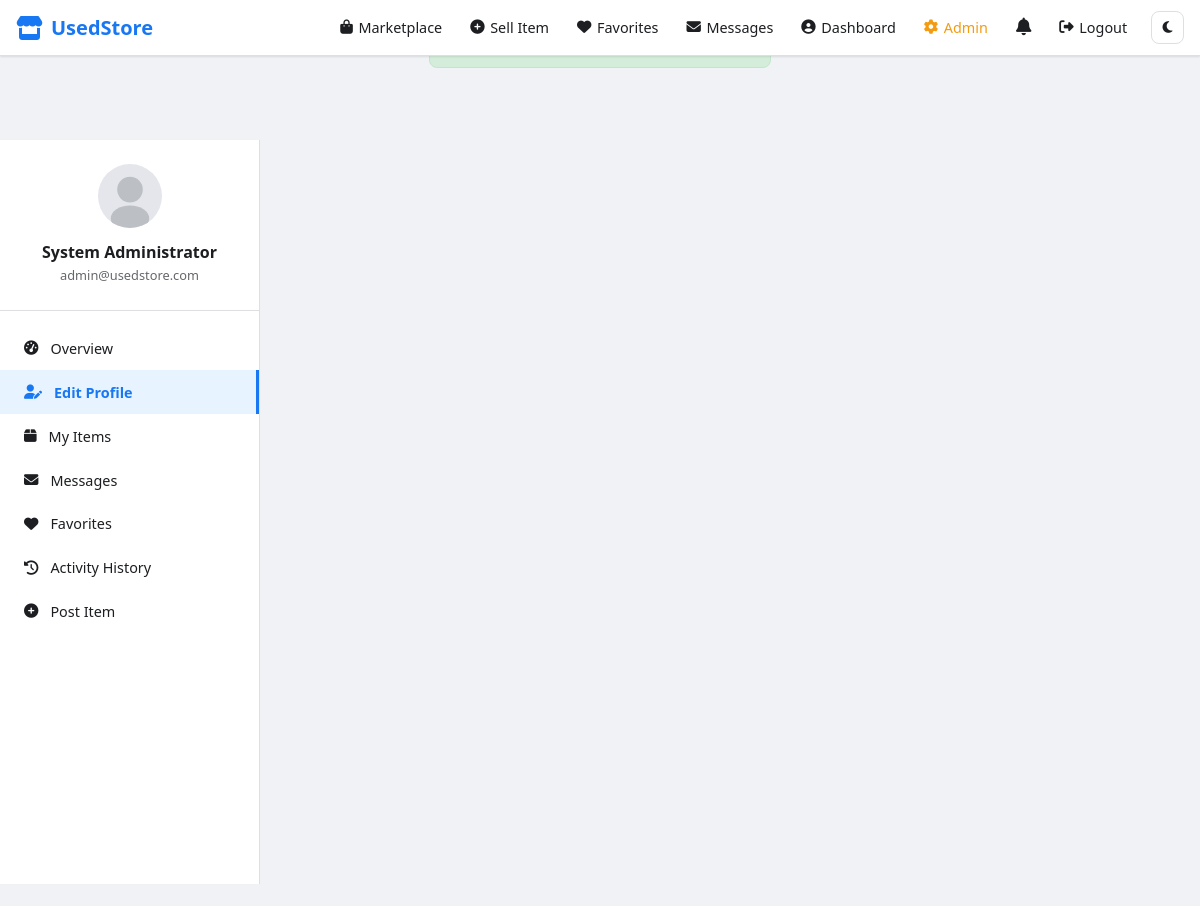
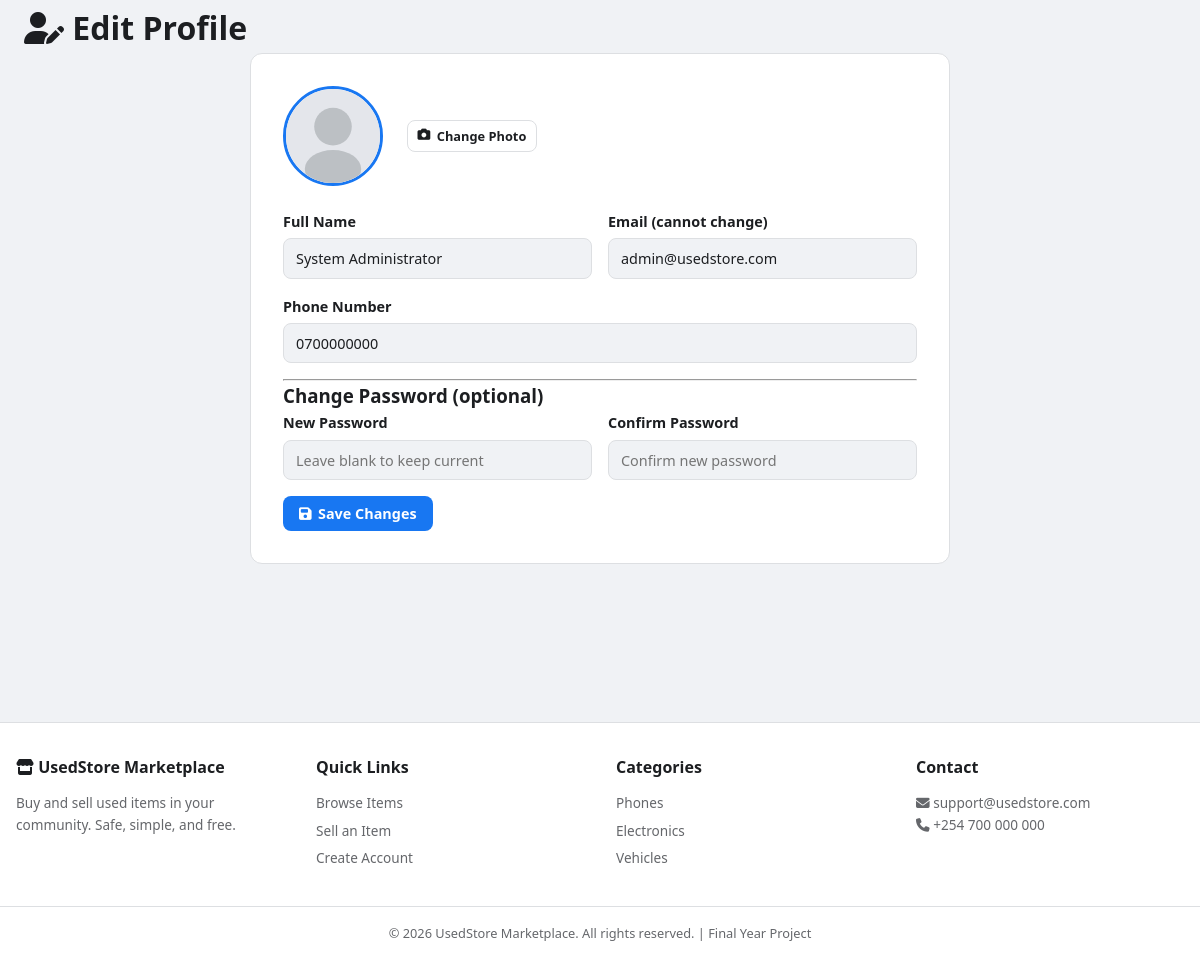
/dashboard/profile.php (signed in), run on the app's committed database (2 pictures, top to bottom).
### tables this page shows
CREATE TABLE users (
    id              INT AUTO_INCREMENT PRIMARY KEY,
    full_name       VARCHAR(100) NOT NULL,
    email           VARCHAR(150) NOT NULL UNIQUE,
    phone           VARCHAR(20) NOT NULL,
    password        VARCHAR(255) NOT NULL,
    profile_picture VARCHAR(255) DEFAULT 'default-avatar.png',
    role            ENUM('user', 'admin') NOT NULL DEFAULT 'user',
    status          ENUM('active', 'blocked') NOT NULL DEFAULT 'active',
    created_at      TIMESTAMP DEFAULT CURRENT_TIMESTAMP,
    updated_at      TIMESTAMP DEFAULT CURRENT_TIMESTAMP ON UPDATE CURRENT_TIMESTAMP
);

### includes/functions.php (called while the page is built, shortened)
<?php
require_once __DIR__ . '/../config/database.php';
function sanitize(string $input): string
{
    return htmlspecialchars(trim($input), ENT_QUOTES, 'UTF-8');
}
function isLoggedIn(): bool
{
    return isset($_SESSION['user_id']);
}
function getCurrentUser(): ?array
{
    global $pdo;
    $stmt = $pdo->prepare('SELECT * FROM users WHERE id = ? AND status = "active"');
    $stmt->execute([$_SESSION['user_id']]);
    return $stmt->fetch() ?: null;
}
function getProfileImage(?string $path): string
{
    return SITE_URL . '/assets/images/default-avatar.svg';
}

### dashboard/profile.php (the view, shortened to what this page needs)
<?php
require_once __DIR__ . '/../includes/functions.php';
$user = getCurrentUser();
require_once __DIR__ . '/../includes/header.php';
require_once __DIR__ . '/sidebar.php';
?>
<div class="dashboard-content">
    <h1><i class="fas fa-user-edit"></i> Edit Profile</h1>
    <div class="form-card">
        <form method="POST" enctype="multipart/form-data" class="profile-form">
            <div class="profile-avatar-section">
                <img src="<?= getProfileImage($user['profile_picture']) ?>" alt="Profile" id="avatarPreview" class="profile-avatar-large">
                <div>
                    <label for="profile_picture" class="btn btn-outline btn-sm">
                        <i class="fas fa-camera"></i> Change Photo
                    </label>
                </div>
            </div>
            <div class="form-row">
                <div class="form-group">
                    <label>Full Name</label>
                    <input type="text" name="full_name" required value="<?= sanitize($user['full_name']) ?>">
                </div>
                <div class="form-group">
                    <label>Email (cannot change)</label>
                    <input type="email" value="<?= sanitize($user['email']) ?>" disabled>
                </div>
            </div>
            <div class="form-group">
                <label>Phone Number</label>
                <input type="tel" name="phone" required value="<?= sanitize($user['phone']) ?>">
            </div>
            <hr>
            <h3>Change Password (optional)</h3>
            <div class="form-row">
                <div class="form-group">
                    <label>New Password</label>
                    <input type="password" name="new_password" minlength="6" placeholder="Leave blank to keep current">
                </div>
                <div class="form-group">
                    <label>Confirm Password</label>
                    <input type="password" name="confirm_password" placeholder="Confirm new password">
                </div>
            </div>
            <button type="submit" class="btn btn-primary">
                <i class="fas fa-save"></i> Save Changes
            </button>
        </form>
    </div>
</div>
</div>
<?php require_once __DIR__ . '/../includes/footer.php'; ?>

### dashboard/sidebar.php
<aside class="dashboard-sidebar">
    <div class="sidebar-user">
        <img src="<?= getProfileImage($user['profile_picture'] ?? 'default-avatar.png') ?>" alt="Profile">
        <h3><?= sanitize($user['full_name'] ?? $_SESSION['user_name']) ?></h3>
        <p><?= sanitize($user['email'] ?? $_SESSION['user_email']) ?></p>
    </div>
    <nav class="sidebar-nav">
        <a href="<?= SITE_URL ?>/dashboard/index.php" class="<?= basename($_SERVER['PHP_SELF']) === 'index.php' ? 'active' : '' ?>">
            <i class="fas fa-tachometer-alt"></i> Overview
        </a>
        <a href="<?= SITE_URL ?>/dashboard/profile.php" class="<?= basename($_SERVER['PHP_SELF']) === 'profile.php' ? 'active' : '' ?>">
            <i class="fas fa-user-edit"></i> Edit Profile
        </a>
        <a href="<?= SITE_URL ?>/dashboard/my-items.php" class="<?= basename($_SERVER['PHP_SELF']) === 'my-items.php' ? 'active' : '' ?>">
            <i class="fas fa-box"></i> My Items
        </a>
        <a href="<?= SITE_URL ?>/pages/messages.php">
            <i class="fas fa-envelope"></i> Messages
        </a>
        <a href="<?= SITE_URL ?>/pages/favorites.php">
            <i class="fas fa-heart"></i> Favorites
        </a>
        <a href="<?= SITE_URL ?>/dashboard/activity.php" class="<?= basename($_SERVER['PHP_SELF']) === 'activity.php' ? 'active' : '' ?>">
            <i class="fas fa-history"></i> Activity History
        </a>
        <a href="<?= SITE_URL ?>/pages/post-item.php">
            <i class="fas fa-plus-circle"></i> Post Item
        </a>
    </nav>
</aside>
<div class="dashboard-layout">

### assets/css/style.css (style rules this page uses)
:root { --primary: #1877f2; --primary-dark: #166fe5; --primary-light: #e7f3ff; --secondary: #42b72a; --danger: #e74c3c; --warning: #f39c12; --success: #27ae60; --bg: #f0f2f5; --bg-card: #ffffff; --text: #1c1e21; --text-muted: #65676b; --border: #dddfe2; --shadow: 0 1px 2px rgba(0,0,0,.1); --shadow-lg: 0 4px 12px rgba(0,0,0,.15); --radius: 8px; --radius-lg: 12px; --nav-height: 56px; --transition: 0.2s ease; --font: 'Segoe UI', system-ui, -apple-system, sans-serif; }
*, *::before, *::after { box-sizing: border-box; margin: 0; padding: 0; }
html { scroll-behavior: smooth; }
body { font-family: var(--font); background: var(--bg); color: var(--text); line-height: 1.6; min-height: 100vh; display: flex; flex-direction: column; }
a { color: var(--primary); text-decoration: none; }
img { max-width: 100%; height: auto; display: block; }
.btn { display: inline-flex; align-items: center; gap: 0.4rem; padding: 0.5rem 1rem; border: none; border-radius: var(--radius); font-size: 0.9rem; font-weight: 600; cursor: pointer; transition: all var(--transition); text-decoration: none; font-family: inherit; }
.btn-primary { background: var(--primary); color: #fff; }
.btn-outline { background: transparent; border: 1px solid var(--border); color: var(--text); }
.btn-sm { padding: 0.3rem 0.6rem; font-size: 0.8rem; }
.form-card { background: var(--bg-card); border-radius: var(--radius-lg); border: 1px solid var(--border); padding: 2rem; max-width: 700px; margin: 0 auto; }
.form-group { margin-bottom: 1rem; }
.form-group label { display: block; font-weight: 600; margin-bottom: 0.35rem; font-size: 0.9rem; }
.form-group input, .form-group select, .form-group textarea { width: 100%; padding: 0.6rem 0.75rem; border: 1px solid var(--border); border-radius: var(--radius); font-size: 0.9rem; font-family: inherit; background: var(--bg); color: var(--text); transition: border-color var(--transition); }
.form-row { display: grid; grid-template-columns: 1fr 1fr; gap: 1rem; }
.dashboard-layout { display: flex; max-width: 1400px; margin: 0 auto; min-height: calc(100vh - var(--nav-height)); }
.dashboard-sidebar { width: 260px; flex-shrink: 0; background: var(--bg-card); border-right: 1px solid var(--border); padding: 1.5rem 0; position: sticky; top: var(--nav-height); height: calc(100vh - var(--nav-height)); overflow-y: auto; }
.sidebar-user { text-align: center; padding: 0 1.5rem 1.5rem; border-bottom: 1px solid var(--border); }
.sidebar-user img { width: 64px; height: 64px; border-radius: 50%; object-fit: cover; margin: 0 auto 0.75rem; }
.sidebar-user h3 { font-size: 1rem; }
.sidebar-user p { font-size: 0.8rem; color: var(--text-muted); }
.sidebar-nav { padding: 1rem 0; }
.sidebar-nav a { display: flex; align-items: center; gap: 0.75rem; padding: 0.65rem 1.5rem; color: var(--text); text-decoration: none; font-size: 0.9rem; transition: all var(--transition); }
.sidebar-nav a.active { background: var(--primary-light); color: var(--primary); font-weight: 600; border-right: 3px solid var(--primary); }
.dashboard-content { flex: 1; padding: 1.5rem; min-width: 0; }
.profile-avatar-section { display: flex; align-items: center; gap: 1.5rem; margin-bottom: 1.5rem; }
.profile-avatar-large { width: 100px; height: 100px; border-radius: 50%; object-fit: cover; border: 3px solid var(--primary); }

### data on the page
users: full_name "System Administrator", email "admin@usedstore.com", phone "0700000000"
